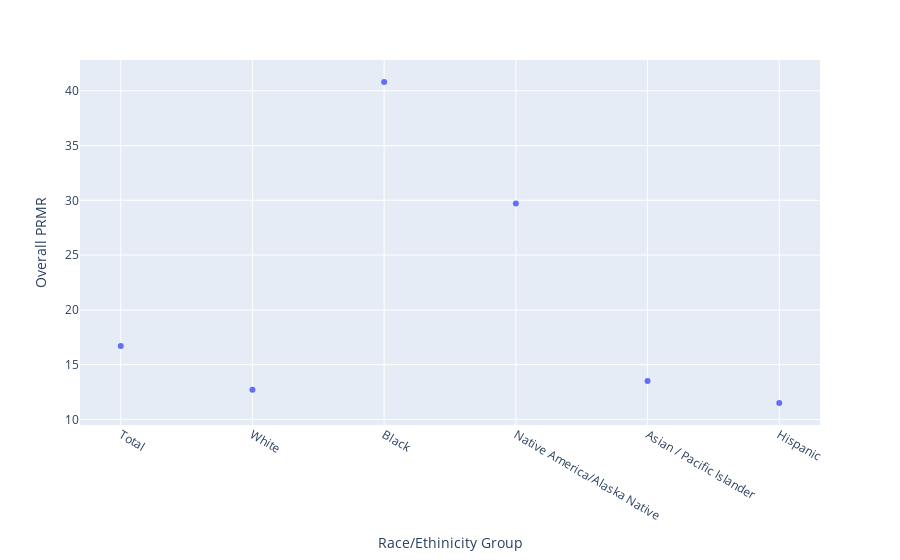

Notebook source saved alongside this figure:
### Code cell
import plotly.express as px
fig1=px.scatter(prmr, x='Race/Ethinicity Group', y='Overall PRMR')
fig1.show()

### Figure 1 — Plotly figure (JSON) as saved in the notebook; plotly's stock layout.template omitted (floating-point values rounded to 4 significant figures)
{"data": [{"hovertemplate": "Race/Ethinicity Group=%{x}<br>Overall PRMR=%{y}<extra></extra>", "legendgroup": "", "marker": {"color": "#636efa", "symbol": "circle"}, "mode": "markers", "name": "", "orientation": "v", "showlegend": false, "type": "scatter", "x": ["Total", "White", "Black", "Native America/Alaska Native", "Asian / Pacific Islander", "Hispanic"], "xaxis": "x", "y": [16.7, 12.7, 40.8, 29.7, 13.5, 11.5], "yaxis": "y"}], "layout": {"legend": {"tracegroupgap": 0}, "margin": {"t": 60}, "xaxis": {"anchor": "y", "domain": [0, 1], "title": {"text": "Race/Ethinicity Group"}}, "yaxis": {"anchor": "x", "domain": [0, 1], "title": {"text": "Overall PRMR"}}}}
